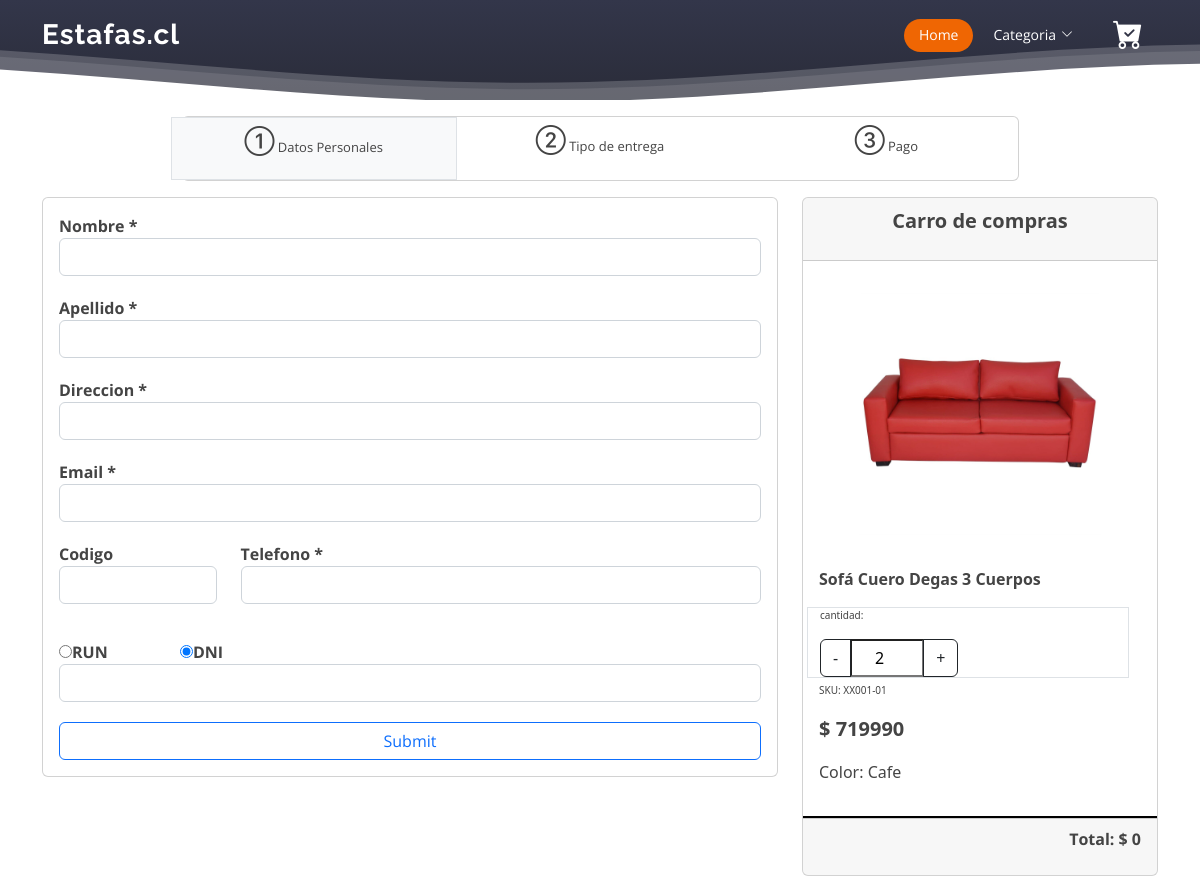
The page /formularioCompra/ on the database its author committed.
### app_muebleria/models.py (models this page shows, shortened)
class CarroCompras(models.Model):
    sku = models.IntegerField()
    nombre = models.CharField(max_length=50)
    precio = models.IntegerField()
    img = models.CharField(max_length=100)
    cantidad = models.IntegerField()

### app_muebleria/views.py (the view)
# urls.py: path('formularioCompra/',formularioCompra,name="formularioCompra"),
def formularioCompra(request):
    etapa = 1
    listado = CarroCompras.objects.all()
    contexto = {'formularioCliente' : ClienteForm, 'Etapa':etapa, 'Carro':listado, 'Total':totalPagar}
    if request.method  == 'POST':
        cliente = ClienteForm(request.POST)
        cliente.save()
        contexto['mensaje'] = 'Datos Guardados'
        etapa = 2
        return render(request,'formularioCompraF2.html',contexto)
    return render (request, 'formularioCompra.html', contexto)

### app_muebleria/Templates/formularioCompra.html (shortened to what this page needs)
{% load static %}
<!DOCTYPE html>
<html lang="en">
<head>
  <link href="{% static '/assets/vendor/animate.css/animate.min.css' %}" rel="stylesheet">
  <link href="{% static '/assets/vendor/aos/aos.css' %}" rel="stylesheet">
  <link href="{% static '/assets/vendor/bootstrap/css/bootstrap.min.css' %}" rel="stylesheet">
  <link href="{% static '/assets/vendor/bootstrap-icons/bootstrap-icons.css' %}" rel="stylesheet">
  <link href="{% static '/assets/vendor/boxicons/css/boxicons.min.css' %}" rel="stylesheet">
  <link href="{% static '/assets/vendor/glightbox/css/glightbox.min.css' %}" rel="stylesheet">
  <link href="{% static '/assets/vendor/remixicon/remixicon.css' %}" rel="stylesheet">
  <link href="{% static '/assets/vendor/swiper/swiper-bundle.min.css' %}" rel="stylesheet">
  <link href="{% static '/assets/css/style.css' %}" rel="stylesheet">
</head>
<body>
    <header id="header" class="fixed-top d-flex align-items-center  header-transparent ">
        <div class="container d-flex align-items-center justify-content-between">
          <div class="logo">
            <h1><a href="{% url 'inicio' %}">Estafas.cl</a></h1>
          </div>
          <nav id="navbar" class="navbar">
            <ul>
              <li><a class="nav-link scrollto active" href="#hero">Home</a></li>
              <li class="dropdown"><a href="#"><span>Categoria</span> <i class="bi bi-chevron-down"></i></a>
              </li>
              <li >
                <a class="nav-link btn-outline-dark" href="#contact" data-bs-toggle="modal" data-bs-target="#myModal" ><i class="bi bi-cart-check-fill" style="font-size: 30px; text-align: center;"></i></a>
              </li>
            </ul>
          </nav>
        </div>
    </header>
    <section id="hero" class="d-flex flex-column justify-content-end align-items-center" style="height: 100px;">
    </section>
    <div class="container">
      <div class="card w-75 mx-auto">
        <div class="row">
          <div class="col-md-4 col-4 col-sm-4 border bg-light">
            <p style="text-align: center; font-size: small;"><i class="bi bi-1-circle" style="font-size: 30px; text-align: center; margin: 0 auto;"></i> Datos Personales</p>
          </div>
          <div class="col-md-4 col-4 col-sm-4">
            <p style="text-align: center; font-size: small;"><i class="bi bi-2-circle" style="font-size: 30px; text-align: center; "></i> Tipo de entrega</p>
          </div>
          <div class="col-md-4 col-4 col-sm-4 ">
            <p style="text-align: center; font-size: small;"><i class="bi bi-3-circle" style="font-size: 30px; text-align: center; margin: 0 auto;"></i> Pago</p>
          </div>
        </div>
      </div>
      <div class="row">
        <div class="col-12 col-md-8 col-sm-12">
          <div class="card">
            {% if Etapa == 1 %}
            <form method="POST">
              <div class="card-body">
                <div class="form-group">
                  <label for="usr"><b>Nombre *</b></label>
                      {{ formularioCliente.nombre}}
                </div>
                <div class="form-group">
                  <label for="usr"><b>Apellido *</b></label>
                  {{ formularioCliente.apellido}}
                </div>
                            <div class="form-group">
                                <label for="usr"><b>Direccion *</b></label>
                                {{ formularioCliente.direccion}}
                            </div>
                            <div class="form-group">
                                <label for="usr"><b>Email *</b></label>
                                {{ formularioCliente.correo}}
                            </div>
                            <div class="form-group">
                                <div class="row">
                                    <div class="col-3">
                                        <label for="usr"><b>Codigo </b></label>
                                        <input type="text" class="form-control" id="usr">
                                    </div>
                                    <div class="col-9">
                                        <label for="usr"><b>Telefono *</b></label>
                                        {{ formularioCliente.telefono}}
                                    </div>
                                </div>
                            </div>
                            <div class="form-group">
                                <div class="row">
                                    <div class="col-2">
                                        <div class="radio">
                                            <label><input type="radio" name="optradio"  checked><b>RUN</b></label>
                                        </div>
                                    </div>
                                    <div class="col-2">
                                        <div class="radio">
                                            <label><input type="radio" name="optradio"  checked><b>DNI</b></label>
                                        </div>
                                    </div>
                                </div>
                                {{ formularioCliente.rut}}
                            </div>
                            <input type="submit" class="btn btn-outline-primary form-control">
                        </div>
                    </form>
                    {% endif %}
                </div>
            </div>
            <div class="col-md-4 col-xs-12">
                <div class="card h-100" >
                    <div class="card-header">
                        <p style="font-family:'Segoe UI', Tahoma, Geneva, Verdana, sans-serif; font-size: 20px; text-align: center;"><b>Carro de compras</b></p>
                      </div>
                    {% if Carro %}
                      {% for dato in Carro %}
                      <div class="row" >
                        <div class="col-12 col-sm-12 col-md-12 col-lg-12">
                          <div class="card-body" style="text-align: center;" >
                            <img class="card-img-top w-75" src="{% static '/img/' %}{{dato.img}}" alt="..."  >
                          </div>
                        </div>
                        <div class="col-12 col-sm-12 col-md-12">
                          <div class="card-body" style="font-family:'Segoe UI', Tahoma, Geneva, Verdana, sans-serif ;">
                            <p><b>{{dato.nombre}}</b></p>
                            <div class="row w-100 border" >
                              <p style="font-size: 10px;">cantidad: </p>
                              <div class="input-group">
                                <a href="{% url 'DisminuirCantidadProductos' dato.sku %}" class="btn btn-outline-dark" type="button">-</a>
                                <input type="number" class="quantity-field js-qty-field w-25" style="text-align: center;" step="1" value="{{dato.cantidad}}" readonly>
                                <a href="{% url 'AumentarCantidadProductos' dato.sku %}" class="btn btn-outline-dark" type="button">+</a>
                              </div>
                            </div>
                            <p style="font-size: 10px; padding-top: 5px;">SKU: XX001-0{{dato.sku}}</p>
                            <p style="font-size: 20px;"><b>$ {{dato.precio}}</b></p>
                            <p>Color: Cafe</p>
                          </div>
                        </div>
                      </div>
                      <div style="border: 1px solid black;"></div>
                      {% endfor %}
                    {% else %}
                    <h3 style="text-align: center;font-family: 'Lucida Sans', 'Lucida Sans Regular', 'Lucida Grande', 'Lucida Sans Unicode', Geneva, Verdana, sans-serif; ">Sin productos en tu carro</h3>
                    {% endif %}
                      <div class="card-footer">
                        <p style="text-align:end"><b>Total: $ {{Total}}</b></p>
                      </div>
                </div>
            </div>
        </div>
    </div>
</body>
</html>

### app_muebleria/static/assets/css/style.css (style rules this page uses)
body { font-family: "Open Sans", sans-serif; color: #444444; }
a { color: #ef6603; text-decoration: none; }
h1, h2, h3, h4, h5, h6 { font-family: "Raleway", sans-serif; }
#header { height: 70px; transition: all 0.5s; z-index: 997; transition: all 0.5s; background: rgba(42, 44, 57, 0.9); }
#header.header-transparent { background: transparent; }
#header .logo h1 { font-size: 28px; margin: 0; padding: 0; line-height: 1; font-weight: 700; letter-spacing: 1px; }
#header .logo h1 a, #header .logo h1 a:hover { color: #fff; text-decoration: none; }
.navbar { padding: 0; }
.navbar ul { margin: 0; padding: 0; display: flex; list-style: none; align-items: center; }
.navbar li { position: relative; }
.navbar a, .navbar a:focus { display: flex; align-items: center; justify-content: space-between; padding: 5px 15px 7px 15px; margin-left: 5px; font-size: 14px; color: #fff; white-space: nowrap; transition: 0.3s; border-radius: 50px; }
.navbar a i, .navbar a:focus i { font-size: 12px; line-height: 0; margin-left: 5px; }
.navbar a:hover, .navbar .active, .navbar .active:focus, .navbar li:hover>a { background: #ef6603; }
#hero { width: 100%; overflow: hidden; position: relative; background: linear-gradient(0deg, rgb(42, 44, 57) 0%, rgb(51, 54, 74) 100%); padding: 0; }
.hero-waves { display: block; width: 100%; height: 60px; position: relative; }
section { padding: 60px 0; overflow: hidden; }

### rows shown on the page
CarroCompras: img (picture), nombre "Sofá Cuero Degas 3 Cuerpos", cantidad "2", sku "1", precio "719990"

### other values the page prints
{{ Total }} "0"
